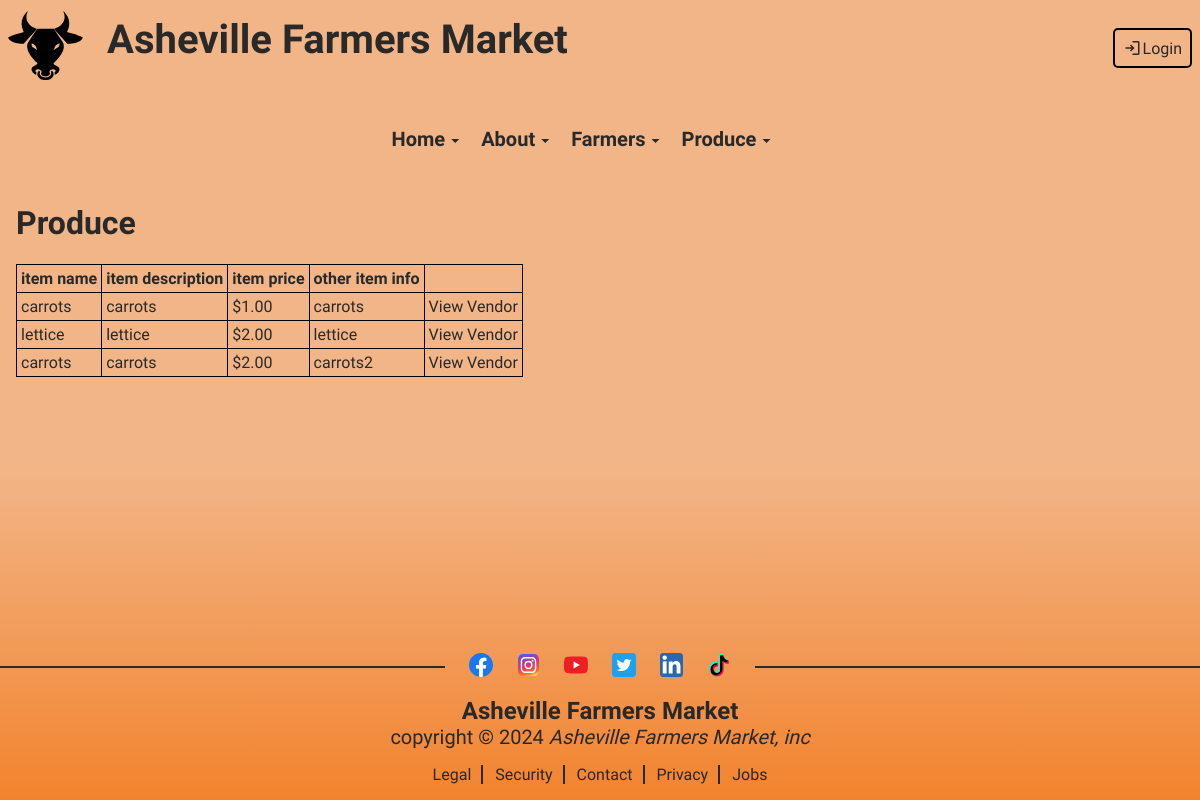
The app's page /public/produce/produce.php with its own data.
### tables this page shows
CREATE TABLE `goods` (
  `item_id` int(11) NOT NULL,
  `vendor_id` int(11) DEFAULT NULL,
  `item_name` varchar(255) NOT NULL,
  `item_description` text DEFAULT NULL,
  `item_price` decimal(10,2) DEFAULT NULL,
  `other_item_info` text DEFAULT NULL
);

### private/classes/database_object.class.php (called while the page is built, shortened)
<?php
class DatabaseObject {
  static protected $database;
  static protected $table_name = "";
  static public function set_database($database) {
    self::$database = $database;
  }
  static public function find_by_sql($sql) {
    $result = self::$database->query($sql);
    $object_array = [];
    while($record = $result->fetch_assoc()) {
      $object_array[] = static::instantiate($record);
    }
    return $object_array;
  }
  static public function find_all() {
    $sql = "SELECT * FROM " . static::$table_name;
    return static::find_by_sql($sql);
  }
  static protected function instantiate($record) {
    $object = new static;
    foreach($record as $property => $value) {
      if(property_exists($object, $property)) {
        $object->$property = $value;
      }
    }
    return $object;
  }
}
?>

### private/functions.php (called while the page is built, shortened)
<?php
function url_for($script_path) {
  if($script_path[0] != '/') {
    $script_path = "/" . $script_path;
  }
  return WWW_ROOT . $script_path;
}
function h($string="") {
  return htmlspecialchars($string);
}
?>

### public/produce/produce.php (the view, shortened to what this page needs)
<?php require_once('../../private/initialize.php');
include(SHARED_PATH . '/public_header.php');
$produce = produce::find_all();
?>
<main>
  <h1>Produce</h1>
  <table>
    <tr>
    <th>item name</th>
    <th>item description</th>
    <th>item price</th>
    <th>other item info</th>
    <th>&nbsp;</th>
    </tr>
    <?php foreach($produce as $veg) { ?>
      <tr>
      <td><?php echo h($veg->item_name); ?></td>
      <td><?php echo h($veg->item_description); ?></td>
      <td>$<?php echo h($veg->item_price); ?></td>
      <td><?php echo h($veg->other_item_info); ?></td>
      <td><a href="<?php echo url_for('vendors/vendor_produce.php?id=' . $veg->vendor_id) ?>">View Vendor</a></td>
      </tr>
    <?php } ?>
  </table>
</main>
<?php include(SHARED_PATH . '/public_footer.php'); ?>

### public/stylesheets/public.css (style rules this page uses)
:root { --bg-color: linear-gradient(to bottom, #f2b587 0%, #f2b587 59%, #f2832e 100%); --primary-color: #f2b587; --call-to-action: #fb5012; --highlight: #a1e887; --light-color: #c7cedb; --dark-color: #292929; --fancy-text: 'Indie Flower', cursive; --reg-text: 'Courier Prime', monospace; --border: 2px solid var(--dark-color); --fluid-text: clamp(16px, 20px, 48px); --transition: .25s ease-in-out; --shadow: 0 0 5px #000; }
html { min-height: 100%; }
body { background: var(--bg-color); background-size: cover; color: var(--dark-color); display: flex; flex-direction: column; font-family: var(--reg-text); margin: 0; min-height: 100vh; }
main { flex: 1; padding: 1rem; }
h1, h2, h3 { font-family: var(--fancy-text); }
a { color: var(--dark-color); text-decoration: none; }
table { border-collapse: collapse; margin: .5rem .5rem .5rem 0; }
table, th, td { border: 1px solid #000; padding: .25rem; }

### records on screen
goods: item_name "carrots", item_description "carrots", item_price "1.00", other_item_info "carrots"
goods: item_name "lettice", item_description "lettice", item_price "2.00", other_item_info "lettice"
goods: item_name "carrots", item_description "carrots", item_price "2.00", other_item_info "carrots2"
